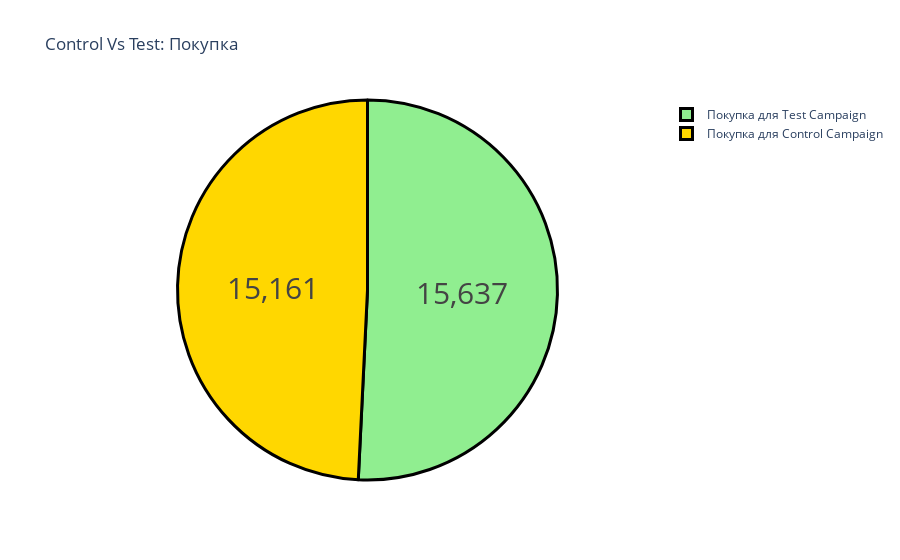

Notebook code for this chart:
### Code cell
label = ["Покупка для Control Campaign", 
         "Покупка для Test Campaign"]
counts = [sum(control["Покупка"]), 
          sum(test["Покупка"])]
colors = ['gold','lightgreen']
fig = go.Figure(data=[go.Pie(labels=label, values=counts)])
fig.update_layout(title_text='Control Vs Test: Покупка')
fig.update_traces(hoverinfo='label+percent', textinfo='value', 
                  textfont_size=30,
                  marker=dict(colors=colors, 
                              line=dict(color='black', width=3)))
fig.show()

### Figure 1 — Plotly figure (JSON) as saved in the notebook; plotly's stock layout.template omitted (floating-point values rounded to 4 significant figures)
{"data": [{"hoverinfo": "label+percent", "labels": ["Покупка для Control Campaign", "Покупка для Test Campaign"], "marker": {"colors": ["gold", "lightgreen"], "line": {"color": "black", "width": 3}}, "textfont": {"size": 30}, "textinfo": "value", "type": "pie", "values": [15161, 15637]}], "layout": {"title": {"text": "Control Vs Test: Покупка"}}}
